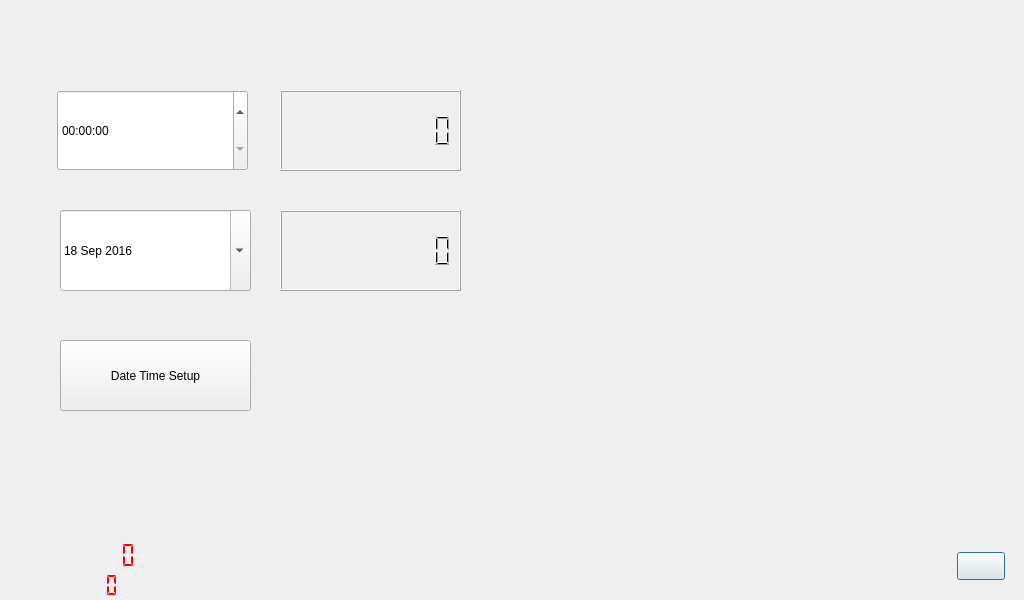
<?xml version="1.0" encoding="UTF-8"?>
<ui version="4.0">
 <class>TimesetupTrue</class>
 <widget class="QDialog" name="TimesetupTrue">
  <property name="geometry">
   <rect>
    <x>0</x>
    <y>0</y>
    <width>1024</width>
    <height>600</height>
   </rect>
  </property>
  <property name="windowTitle">
   <string>Dialog</string>
  </property>
  <widget class="QPushButton" name="pushButton">
   <property name="geometry">
    <rect>
     <x>957</x>
     <y>552</y>
     <width>48</width>
     <height>28</height>
    </rect>
   </property>
   <property name="styleSheet">
    <string notr="true">border-image: url(:/new/prefix1/imagejy/back.png);</string>
   </property>
   <property name="text">
    <string/>
   </property>
  </widget>
  <widget class="QTimeEdit" name="timeEdit">
   <property name="geometry">
    <rect>
     <x>57</x>
     <y>90</y>
     <width>191</width>
     <height>81</height>
    </rect>
   </property>
   <property name="readOnly">
    <bool>false</bool>
   </property>
   <property name="buttonSymbols">
    <enum>QAbstractSpinBox::UpDownArrows</enum>
   </property>
   <property name="specialValueText">
    <string/>
   </property>
   <property name="correctionMode">
    <enum>QAbstractSpinBox::CorrectToPreviousValue</enum>
   </property>
   <property name="dateTime">
    <datetime>
     <hour>0</hour>
     <minute>0</minute>
     <second>0</second>
     <year>2000</year>
     <month>1</month>
     <day>1</day>
    </datetime>
   </property>
   <property name="maximumDateTime">
    <datetime>
     <hour>23</hour>
     <minute>59</minute>
     <second>59</second>
     <year>2000</year>
     <month>1</month>
     <day>1</day>
    </datetime>
   </property>
   <property name="currentSection">
    <enum>QDateTimeEdit::AmPmSection</enum>
   </property>
   <property name="calendarPopup">
    <bool>true</bool>
   </property>
   <property name="currentSectionIndex">
    <number>0</number>
   </property>
  </widget>
  <widget class="QDateEdit" name="dateEdit">
   <property name="geometry">
    <rect>
     <x>60</x>
     <y>210</y>
     <width>191</width>
     <height>81</height>
    </rect>
   </property>
   <property name="dateTime">
    <datetime>
     <hour>0</hour>
     <minute>0</minute>
     <second>0</second>
     <year>2016</year>
     <month>9</month>
     <day>18</day>
    </datetime>
   </property>
   <property name="date">
    <date>
     <year>2016</year>
     <month>9</month>
     <day>18</day>
    </date>
   </property>
   <property name="calendarPopup">
    <bool>true</bool>
   </property>
   <property name="currentSectionIndex">
    <number>0</number>
   </property>
  </widget>
  <widget class="QLCDNumber" name="lcdNumber">
   <property name="geometry">
    <rect>
     <x>280</x>
     <y>210</y>
     <width>181</width>
     <height>81</height>
    </rect>
   </property>
   <property name="digitCount">
    <number>10</number>
   </property>
   <property name="segmentStyle">
    <enum>QLCDNumber::Filled</enum>
   </property>
  </widget>
  <widget class="QLCDNumber" name="lcdNumber_2">
   <property name="geometry">
    <rect>
     <x>280</x>
     <y>90</y>
     <width>181</width>
     <height>81</height>
    </rect>
   </property>
   <property name="digitCount">
    <number>10</number>
   </property>
  </widget>
  <widget class="QLCDNumber" name="lcdNumber_3">
   <property name="geometry">
    <rect>
     <x>20</x>
     <y>570</y>
     <width>101</width>
     <height>31</height>
    </rect>
   </property>
   <property name="styleSheet">
    <string notr="true">color: rgb(255, 0, 0);</string>
   </property>
   <property name="frameShape">
    <enum>QFrame::NoFrame</enum>
   </property>
   <property name="digitCount">
    <number>8</number>
   </property>
   <property name="segmentStyle">
    <enum>QLCDNumber::Flat</enum>
   </property>
  </widget>
  <widget class="QLCDNumber" name="lcdNumber_4">
   <property name="geometry">
    <rect>
     <x>0</x>
     <y>540</y>
     <width>141</width>
     <height>31</height>
    </rect>
   </property>
   <property name="autoFillBackground">
    <bool>false</bool>
   </property>
   <property name="styleSheet">
    <string notr="true">color: rgb(255, 0, 0);</string>
   </property>
   <property name="frameShape">
    <enum>QFrame::NoFrame</enum>
   </property>
   <property name="smallDecimalPoint">
    <bool>false</bool>
   </property>
   <property name="numDigits">
    <number>10</number>
   </property>
   <property name="segmentStyle">
    <enum>QLCDNumber::Flat</enum>
   </property>
  </widget>
  <widget class="QPushButton" name="pushButton_2">
   <property name="geometry">
    <rect>
     <x>60</x>
     <y>340</y>
     <width>191</width>
     <height>71</height>
    </rect>
   </property>
   <property name="text">
    <string>Date Time Setup</string>
   </property>
  </widget>
 </widget>
 <resources/>
 <connections/>
</ui>
